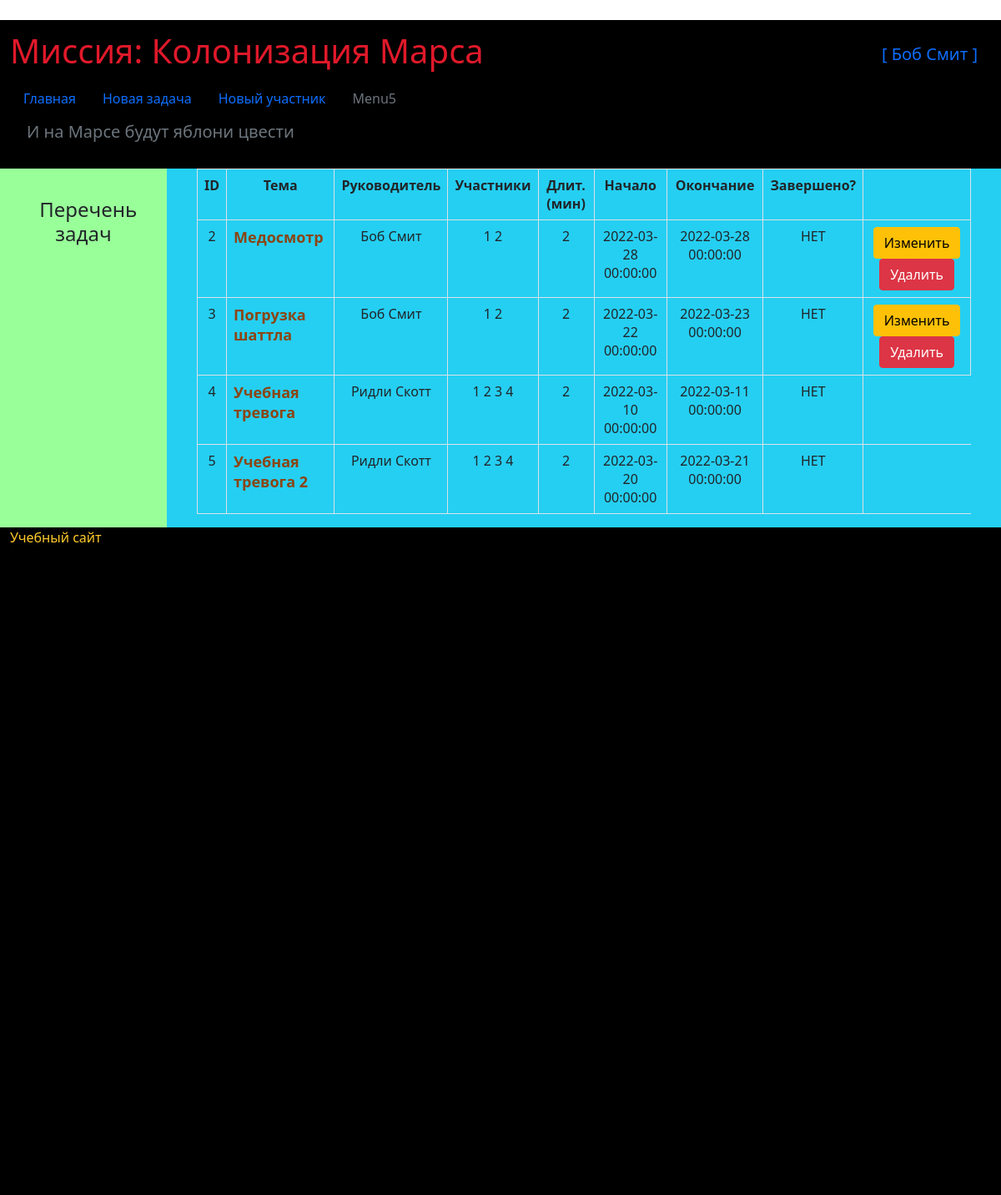
Screenshot of /index (signed in) with the database file from the repository.
### data/users.py (models this page shows, shortened)
class User(SqlAlchemyBase, UserMixin, SerializerMixin):
    __tablename__ = 'users'
    id = sqlalchemy.Column(sqlalchemy.Integer, primary_key=True, autoincrement=True)
    surname = sqlalchemy.Column(sqlalchemy.String, nullable=True)
    name = sqlalchemy.Column(sqlalchemy.String, nullable=True)
    age = sqlalchemy.Column(sqlalchemy.Integer, nullable=True)
    position = sqlalchemy.Column(sqlalchemy.String, nullable=True)
    speciality = sqlalchemy.Column(sqlalchemy.String, nullable=True)
    address = sqlalchemy.Column(sqlalchemy.String, nullable=True)
    email = sqlalchemy.Column(sqlalchemy.String, index=True, unique=True, nullable=True)
    hashed_password = sqlalchemy.Column(sqlalchemy.String, nullable=True)
    modifed_date = sqlalchemy.Column(sqlalchemy.DateTime, default=datetime.datetime.now)
    jobs = orm.relation("Jobs", back_populates='user')

### data/jobs.py (models this page shows)
class Jobs(SqlAlchemyBase, SerializerMixin):
    __tablename__ = 'jobs'
    id = sqlalchemy.Column(sqlalchemy.Integer, primary_key=True, autoincrement=True)
    job = sqlalchemy.Column(sqlalchemy.String, nullable=True)
    work_size = sqlalchemy.Column(sqlalchemy.Integer, nullable=True)
    collaborators = sqlalchemy.Column(sqlalchemy.String, nullable=True)
    start_date = sqlalchemy.Column(sqlalchemy.DateTime, nullable=True)
    end_date = sqlalchemy.Column(sqlalchemy.DateTime, nullable=True)
    is_finished = sqlalchemy.Column(sqlalchemy.Boolean, default=True)
    team_leader = sqlalchemy.Column(sqlalchemy.Integer, sqlalchemy.ForeignKey("users.id"))
    user = orm.relation('User')

### main.py (the view)
@app.route("/index")
@login_required
def index():
    jobs = g.db_sess.query(Jobs)
    return render_template("index.html", jobs=jobs)

### data/db_session.py (called while the page is built)
def create_session() -> Session:
    global __factory
    if not __factory:
        global_init('db/mars_explorer.db')
    return __factory()

### main.py (called while the page is built)
@app.before_request
def before_request():
    g.db_sess = db_session.create_session()

@app.teardown_request
def teardown_request(teardown):
    g.db_sess.close()

@login_manager.user_loader
def load_user(user_id):
    return g.db_sess.query(User).get(user_id)

### templates/index.html
{% extends "base.html" %}
{% block left %}
<h4>Перечень задач</h4>
{% endblock %}
{% block content %}
<div class="container-fluid col-md6">
    <table class="table table-bordered">
        <tr>
            <th class="th1">ID</th>
            <th class="th1">Тема</th>
            <th class="th1">Руководитель</th>
            <th class="th1">Участники</th>
            <th class="th1">Длит.(мин)</th>
            <th class="th1">Начало</th>
            <th class="th1">Окончание</th>
            <th class="th1">Завершено?</th>
            <th></th>
        </tr>
        {% for item in jobs%}
        <tr>
            <td class="td1">{{item.id}}</td>
            <td class="header-journ td1">{{item.job}}</td>
            <td class="td1">{{item.user.name}} {{item.user.surname}}</td>
            <td class="td1">{{item.collaborators}}</td>
            <td class="td1">{{item.work_size}}</td>
            <td class="td1">{{item.start_date}}</td>
            <td class="td1">{{item.end_date}}</td>
            <td class="td1" style="text-align: center">
                {% if item.is_finished %}
                ДА
                {% else %}
                НЕТ
                {% endif %}
            </td>
            {% if current_user.is_authenticated and (current_user == item.user or current_user.id == 1) %}
            <td class="td1">
                <a href="/edit_job/{{ item.id }}" class="btn btn-warning">
                    Изменить
                </a>
                <a href="/delete_job/{{ item.id }}" class="btn btn-danger">
                    Удалить
                </a>
            </td>
            {% endif %}
        </tr>
        {% endfor %}
    </table>
</div>
{% endblock %}

### templates/base.html (shortened to what this page needs)
﻿<!DOCTYPE html>
<html lang="ru">
<head>
    <link href="https://cdn.jsdelivr.net/npm/bootstrap@5.1.3/dist/css/bootstrap.min.css" rel="stylesheet"
>
    <link rel="stylesheet" type="text/css" href="/static/css/style.css">
    <div class="container-fluid navbar bg-black">
            <div class="navbar-brand"><h1>Миссия: Колонизация Марса</h1></div>
            {% if current_user.is_authenticated %}
            <a class="navbar-brand" href="/logout">[ {{ current_user.name }} {{ current_user.surname }} ]</a>
            {% else %}
            <p>
                <a class="btn btn-primary " href="/register">Зарегистрироваться</a>
                <a class="btn btn-success" href="/login">Войти</a>
            </p>
            {% endif %}
            <ul class="nav">
                <il class="nav-item"><a class="nav-link active" href="/index">Главная</a></il>
                <il class="nav-item"><a class="nav-link" href="/add_jobs">Новая задача</a></il>
                <il class="nav-item"><a class="nav-link" href="/register">Новый участник</a></il>
                <il class="nav-item"><a class="nav-link disabled" href="#5">Menu5</a></il>
            </ul>
    </div>
</head>
<body>
<div class="container-fluid  my-background"><h5>И на Марсе будут яблони цвести</h5><br></div>
<div class="container-fluid">
    <div class="row">
        <div class="col-md-2 left-block">{% block left %} {% endblock %}</div>
        <div class="col-md-10 main-block">{% block content %} {% endblock %}</div>
    </div>
</div>
</body>
<footer>
    <div class="container-fluid footer">
        Учебный сайт
    </div>
</footer>
</html>

### static/css/style.css (style rules this page uses)
h4 { text-align: center; padding: 20%; }
h5 { padding-left: 20px; text-align: left; color: #6c757d; }
.left-block { background-color: #99ff99; }
.main-block { background-color: #25cff2; }
.th1 { text-align: center; }
.td1 { text-align: center; }
.header-journ { text-align: left; font-size: 18px; font-weight: bold; color: saddlebrown; }
.my-background { background-color: #000000; }
.footer { color: #ffca2c; height: 100%; width: 100%; vertical-align: bottom; background-color: black; }

### rows the page displays
User: name "Боб", surname "Смит"
Jobs: id "2", job "Медосмотр", user.name "Боб", user.surname "Смит", collaborators "1 2", work_size "2", start_date "2022-03-28 00:00:00", end_date "2022-03-28 00:00:00", is_finished "НЕТ"
Jobs: id "3", job "Погрузка шаттла", user.name "Боб", user.surname "Смит", collaborators "1 2", work_size "2", start_date "2022-03-22 00:00:00", end_date "2022-03-23 00:00:00", is_finished "НЕТ"
Jobs: id "4", job "Учебная тревога", user.name "Ридли", user.surname "Скотт", collaborators "1 2 3 4", work_size "2", start_date "2022-03-10 00:00:00", end_date "2022-03-11 00:00:00", is_finished "НЕТ"
Jobs: id "5", job "Учебная тревога 2", user.name "Ридли", user.surname "Скотт", collaborators "1 2 3 4", work_size "2", start_date "2022-03-20 00:00:00", end_date "2022-03-21 00:00:00", is_finished "НЕТ"
